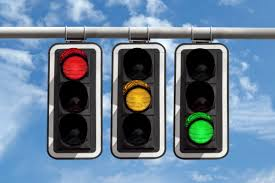
#> input picture milestone2/trafficlight.jpeg, 275 x 183 px
$ jupyter execute ms2.ipynb
#> lines starting #> are read from the running program, lines starting #| are printed output that depends on the picture; after the words box and inside, x2 and y2 are one past the last pixel; in counts of white or black regions, pixels touching at a corner belong together
# Traffic Light Detection using Image Processing
### Milestone 2 – MCTR1010

**Team Members:**
- Ahmed Mostafa
- Hazim Ashraf
- Moustafa Abuelmagd
- Farida Gamal
- Abdullah Eid

---

## Objective
The goal of this milestone is to design a vision-based system that detects traffic light signals (Red, Yellow, Green) and outputs corresponding commands (STOP, SLOW, GO).

This system uses:
- Geometric transformations
- Intensity transformations
- Neighborhood operations
- Color-based segmentation (HSV)

---

## Application
This system can be used in autonomous vehicles or robotic platforms to make real-time driving decisions.

## ⚙️ Processing Pipeline

1. Image Acquisition
2. Geometric Transformations
   - Cropping (Region of Interest 'ROI')
   - Resizing
3. Intensity Transformations
   - Brightness Adjustment
   - Contrast Enhancement (CLAHE)
4. Neighborhood Operation
   - Gaussian Blur
5. Color Space Conversion
   - RGB → HSV
6. Color Segmentation (Masking)
   - Red, Yellow, Green masks
7. Decision Making
   - STOP / SLOW / GO

---

Each step improves the image quality and helps in accurate detection.

[cell 1]
import cv2
import numpy as np
import matplotlib.pyplot as plt

## Kernel and Environment Check (For Evaluation)
If the notebook does not run immediately, select the `vision_env` or `.venv` Python 3.12 kernel, then run the next cell.

[cell 2]
import sys
import cv2
import numpy as np
import matplotlib

print("Python executable:", sys.executable)
print("OpenCV version:", cv2.__version__)
print("NumPy version:", np.__version__)
print("Matplotlib version:", matplotlib.__version__)

[cell 3]
def show(title, image, cmap=None):
    plt.figure(figsize=(5,5))
    plt.title(title)

    if cmap:
        plt.imshow(image, cmap=cmap)
    else:
        plt.imshow(cv2.cvtColor(image, cv2.COLOR_BGR2RGB))

    plt.axis('off')

## 📷 Step 1: Image Acquisition

We start by loading an input image that contains a traffic light.

[cell 4]
image = cv2.imread("trafficlight.jpeg")
#> image is the input picture: shape (183, 275, 3); mean B, G, R 150.2, 128.8, 106.2

if image is None:
    raise Exception("Image not found!")

show("Original Image", image)

## Step 2: Geometric Transformations
We apply geometric operations to focus on the traffic-light region and normalize image size.

- Crop right side as Region of Interest (ROI)
- Resize to a fixed resolution for consistent processing

**Assumption for future milestones:** In our testbed, traffic lights and signs are assumed to be on the right side of the road. Therefore, we will use the right half of the image as the ROI.

[cell 5]
# Crop right half (ROI)
h, w, _ = image.shape
#> h = 183; w = 275
roi = image[:, w//2:w]

# Resize to standard size
resized = cv2.resize(roi, (320, 240))

show("ROI (Right Half)", roi)
show("Resized ROI", resized)

## Step 3: Intensity Transformations
We improve visibility using brightness adjustment and contrast enhancement (CLAHE).

[cell 6]
# Brightness adjustment in HSV
hsv_tmp = cv2.cvtColor(resized, cv2.COLOR_BGR2HSV)
#> hsv_tmp: shape (240, 320, 3); mean H, S, V 89.4, 82.9, 157.3
h_ch, s_ch, v_ch = cv2.split(hsv_tmp)
v_ch = cv2.add(v_ch, 30)
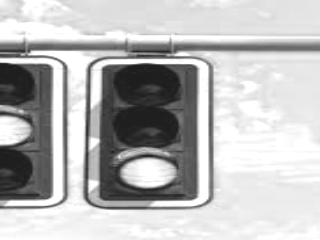
#> v_ch: shape (240, 320); min 30, max 255, mean 186.2
hsv_bright = cv2.merge((h_ch, s_ch, v_ch))
#> hsv_bright: shape (240, 320, 3); mean H, S, V 89.4, 82.9, 186.2
bright = cv2.cvtColor(hsv_bright, cv2.COLOR_HSV2BGR)

# CLAHE on L channel in LAB
lab = cv2.cvtColor(bright, cv2.COLOR_BGR2LAB)
#> lab: shape (240, 320, 3); mean of channels 0, 1, 2 158.1, 125.4, 113.8
l_ch, a_ch, b_ch = cv2.split(lab)
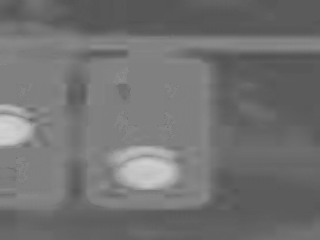
#> b_ch: shape (240, 320); min 83, max 211, mean 113.8
clahe = cv2.createCLAHE(clipLimit=3.0, tileGridSize=(8, 8))
l_eq = clahe.apply(l_ch)
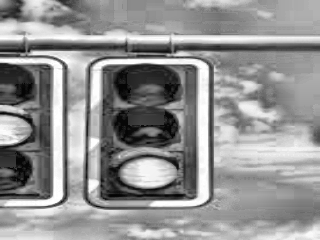
#> l_eq: shape (240, 320); min 2, max 255, mean 145.9
contrast = cv2.cvtColor(cv2.merge((l_eq, a_ch, b_ch)), cv2.COLOR_LAB2BGR)

show("Brightness Adjusted", bright)
show("Contrast Enhanced (CLAHE)", contrast)

## Step 4: Neighborhood Operation
Gaussian blur reduces high-frequency noise before color segmentation.

[cell 7]
blurred = cv2.GaussianBlur(contrast, (5, 5), 0)
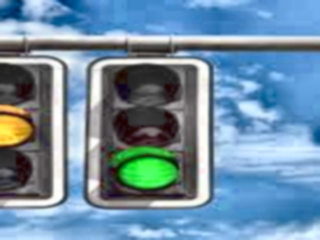
#> blurred: shape (240, 320, 3); mean B, G, R 164, 142.4, 111.3
show("Gaussian Blurred", blurred)

## Step 5: Color Space Conversion and Segmentation
We convert to HSV and build masks for Red, Yellow, and Green ranges.

[cell 8]
hsv_img = cv2.cvtColor(blurred, cv2.COLOR_BGR2HSV)
#> hsv_img: shape (240, 320, 3); mean H, S, V 91.6, 90.6, 172.1

# Red has two HSV ranges
lower_red1 = np.array([0, 120, 70])
upper_red1 = np.array([10, 255, 255])
lower_red2 = np.array([170, 120, 70])
upper_red2 = np.array([179, 255, 255])

lower_yellow = np.array([20, 100, 100])
upper_yellow = np.array([30, 255, 255])

lower_green = np.array([35, 100, 100])
upper_green = np.array([85, 255, 255])

red_mask = cv2.inRange(hsv_img, lower_red1, upper_red1) + cv2.inRange(hsv_img, lower_red2, upper_red2)
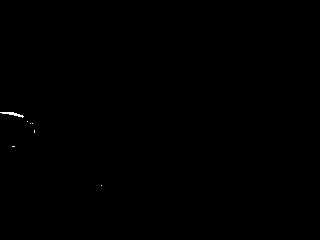
#> red_mask: shape (240, 320); 0.09% white in thin lines or dots, all inside (x1, y1, x2, y2) = (0, 112, 102, 186)
yellow_mask = cv2.inRange(hsv_img, lower_yellow, upper_yellow)
#> yellow_mask: shape (240, 320); 0.88% white; 2 white regions, box (x1, y1, x2, y2) and area: (0, 115, 31, 145) 654, (11, 107, 21, 111) 25
green_mask = cv2.inRange(hsv_img, lower_green, upper_green)
#> green_mask: shape (240, 320); 2.6% white; 2 white regions, box (x1, y1, x2, y2) and area: (120, 157, 179, 189) 1444, (112, 146, 175, 165) 536

show("HSV Image", hsv_img)
show("Red Mask", red_mask, cmap="gray")
show("Yellow Mask", yellow_mask, cmap="gray")
show("Green Mask", green_mask, cmap="gray")
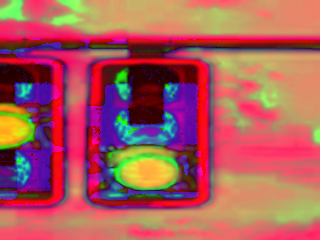
#> shown: shape (240, 320, 3); mean R, G, B 172.1, 90.6, 91.6

## Step 6: Decision Making (STOP / SLOW / GO)
The command is selected using mask pixel counts and a threshold.

[cell 9]
red_pixels = int(np.sum(red_mask > 0))
#> red_pixels = 66
yellow_pixels = int(np.sum(yellow_mask > 0))
#> yellow_pixels = 679
green_pixels = int(np.sum(green_mask > 0))
#> green_pixels = 1980

threshold = 200
counts = {
    "STOP": red_pixels,
    "SLOW": yellow_pixels,
    "GO": green_pixels
}
#> counts = {'STOP': 66, 'SLOW': 679, 'GO': 1980}

best_command = max(counts, key=counts.get)
#> best_command = 'GO'
best_count = counts[best_command]
#> best_count = 1980

if best_count > threshold:
    command = best_command
#> command = 'GO'
else:
    command = "NO_SIGNAL"

print(f"Red pixels    : {red_pixels}")
#| Red pixels    : 66
print(f"Yellow pixels : {yellow_pixels}")
#| Yellow pixels : 679
print(f"Green pixels  : {green_pixels}")
#| Green pixels  : 1980
print(f"Final command : {command}")
#| Final command : GO

## Step 7: Per-Third Validation (Left / Middle / Right)
This test checks each image third independently to verify expected detections:
- Left third -> STOP (Red)
- Middle third -> SLOW (Yellow)
- Right third -> GO (Green)

[cell 10]
def detect_command_on_patch(patch_bgr, threshold=200):
    patch_resized = cv2.resize(patch_bgr, (320, 240))

    hsv_tmp = cv2.cvtColor(patch_resized, cv2.COLOR_BGR2HSV)
    h_ch, s_ch, v_ch = cv2.split(hsv_tmp)
    v_ch = cv2.add(v_ch, 30)
    hsv_bright = cv2.merge((h_ch, s_ch, v_ch))
    bright = cv2.cvtColor(hsv_bright, cv2.COLOR_HSV2BGR)

    lab = cv2.cvtColor(bright, cv2.COLOR_BGR2LAB)
    l_ch, a_ch, b_ch = cv2.split(lab)
    clahe = cv2.createCLAHE(clipLimit=3.0, tileGridSize=(8, 8))
    l_eq = clahe.apply(l_ch)
    contrast = cv2.cvtColor(cv2.merge((l_eq, a_ch, b_ch)), cv2.COLOR_LAB2BGR)

    blurred = cv2.GaussianBlur(contrast, (5, 5), 0)
    hsv_img = cv2.cvtColor(blurred, cv2.COLOR_BGR2HSV)

    red = cv2.inRange(hsv_img, lower_red1, upper_red1) + cv2.inRange(hsv_img, lower_red2, upper_red2)
    yellow = cv2.inRange(hsv_img, lower_yellow, upper_yellow)
    green = cv2.inRange(hsv_img, lower_green, upper_green)

    red_pixels = int(np.sum(red > 0))
    yellow_pixels = int(np.sum(yellow > 0))
    green_pixels = int(np.sum(green > 0))

    counts = {"STOP": red_pixels, "SLOW": yellow_pixels, "GO": green_pixels}
    best_command = max(counts, key=counts.get)
    command = best_command if counts[best_command] > threshold else "NO_SIGNAL"

    return command, counts, (patch_resized, red, yellow, green)

h_img, w_img, _ = image.shape
#> h_img = 183; w_img = 275
third_w = w_img // 3
#> third_w = 91
regions = {
    "Left third": image[:, :third_w],
    "Middle third": image[:, third_w:2*third_w],
    "Right third": image[:, 2*third_w:]
}

results = {}
for name, patch in regions.items():
    results[name] = detect_command_on_patch(patch, threshold=200)
#> this loop made 3 passes
#> (name, red_pixels in detect_command_on_patch, yellow_pixels in detect_command_on_patch, green_pixels in detect_command_on_patch, best_command in detect_command_on_patch, command in detect_command_on_patch) on passes 1 to 3: ('Left third', 3412, 0, 0, 'STOP', 'STOP'), ('Middle third', 203, 1692, 0, 'SLOW', 'SLOW'), ('Right third', 7, 2, 3072, 'GO', 'GO')
#> pass 1, in detect_command_on_patch, `h_ch, s_ch, v_ch = cv2.split(hsv_tmp)`:
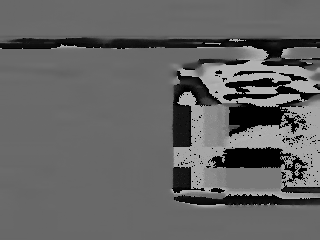
#> h_ch: shape (240, 320); min 0, max 179, mean 100
#> pass 1, in detect_command_on_patch, `h_ch, s_ch, v_ch = cv2.split(hsv_tmp)`:
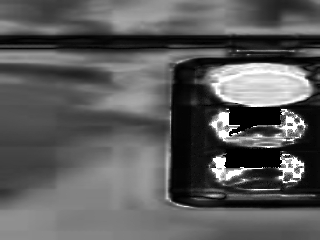
#> s_ch: shape (240, 320); min 0, max 255, mean 90.6
#> after the loop, results = 3 items

for name in ["Left third", "Middle third", "Right third"]:
    command, counts, _ = results[name]
    print(f"{name:12s} -> {command:9s} | R={counts['STOP']}, Y={counts['SLOW']}, G={counts['GO']}")
#> this loop made 3 passes
#| Left third   -> STOP      | R=3412, Y=0, G=0
#| Middle third -> SLOW      | R=203, Y=1692, G=0
#| Right third  -> GO        | R=7, Y=2, G=3072

fig, axes = plt.subplots(3, 4, figsize=(14, 10))
col_titles = ["Region", "Red Mask", "Yellow Mask", "Green Mask"]
for c, title in enumerate(col_titles):
    axes[0, c].set_title(title)

row_names = ["Left third", "Middle third", "Right third"]
for r, row_name in enumerate(row_names):
    command, counts, (patch_resized, red_m, yellow_m, green_m) = results[row_name]

    axes[r, 0].imshow(cv2.cvtColor(patch_resized, cv2.COLOR_BGR2RGB))
    axes[r, 0].set_ylabel(f"{row_name}\n{command}", fontsize=10)
    axes[r, 1].imshow(red_m, cmap="gray")
    axes[r, 2].imshow(yellow_m, cmap="gray")
    axes[r, 3].imshow(green_m, cmap="gray")

    for c in range(4):
        axes[r, c].axis("off")
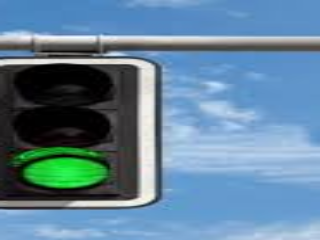
#> patch_resized: shape (240, 320, 3); mean of channels 0, 1, 2 155.2, 131.5, 97.5; drawn as B, G, R

plt.tight_layout()
plt.show()
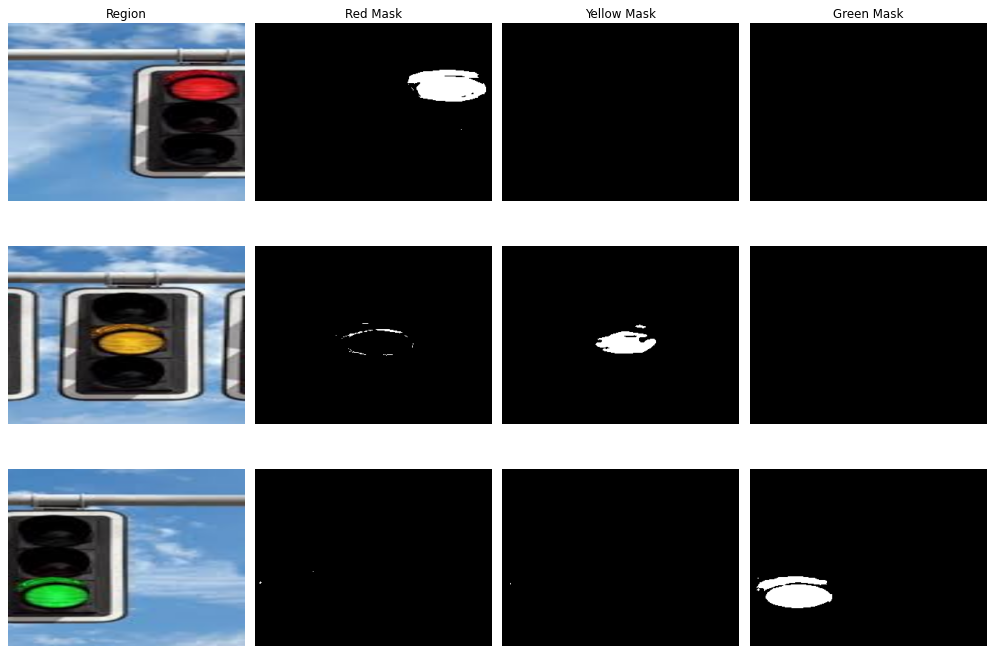
#> figure drawn by matplotlib, 12 panels

[cell 11]
# Automatic pass/fail check for per-third validation
expected = {
    "Left third": "STOP",
    "Middle third": "SLOW",
    "Right third": "GO"
}

all_passed = True
for name in ["Left third", "Middle third", "Right third"]:
    predicted = results[name][0]
    exp = expected[name]
    ok = predicted == exp
    all_passed = all_passed and ok
    status = "PASS" if ok else "FAIL"
    print(f"{name:12s}: expected={exp:5s}, predicted={predicted:9s} -> {status}")
#> this loop made 3 passes
#> predicted on passes 1 to 3: 'STOP', 'SLOW', 'GO'
#| Left third  : expected=STOP , predicted=STOP      -> PASS
#| Middle third: expected=SLOW , predicted=SLOW      -> PASS
#| Right third : expected=GO   , predicted=GO        -> PASS

print("\nOverall validation:", "PASS" if all_passed else "FAIL")
#| Overall validation: PASS
